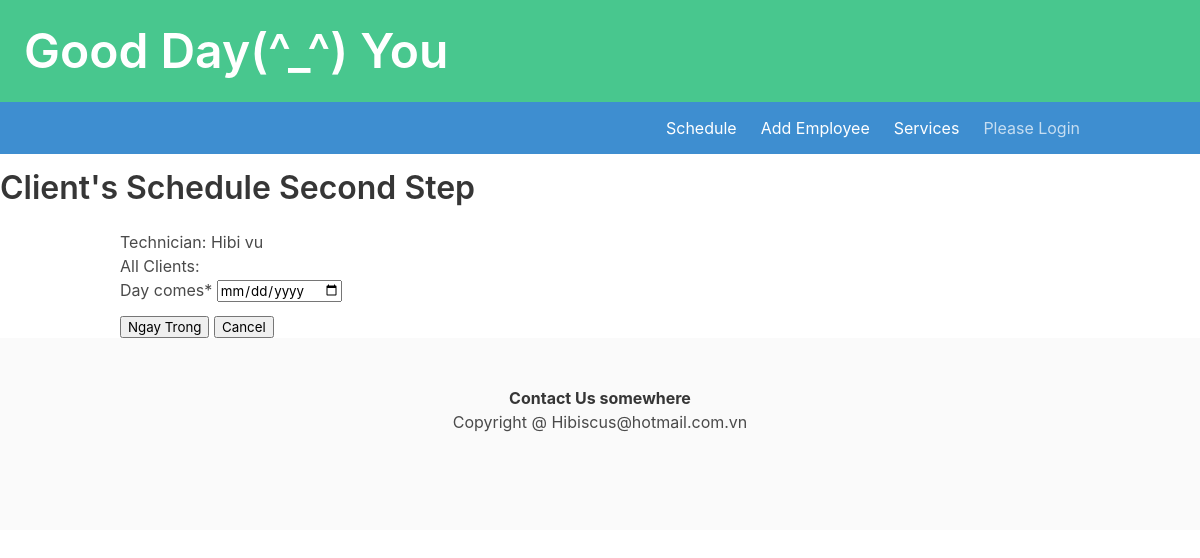
Page /dathen/tech/1/ on the earlier database version.
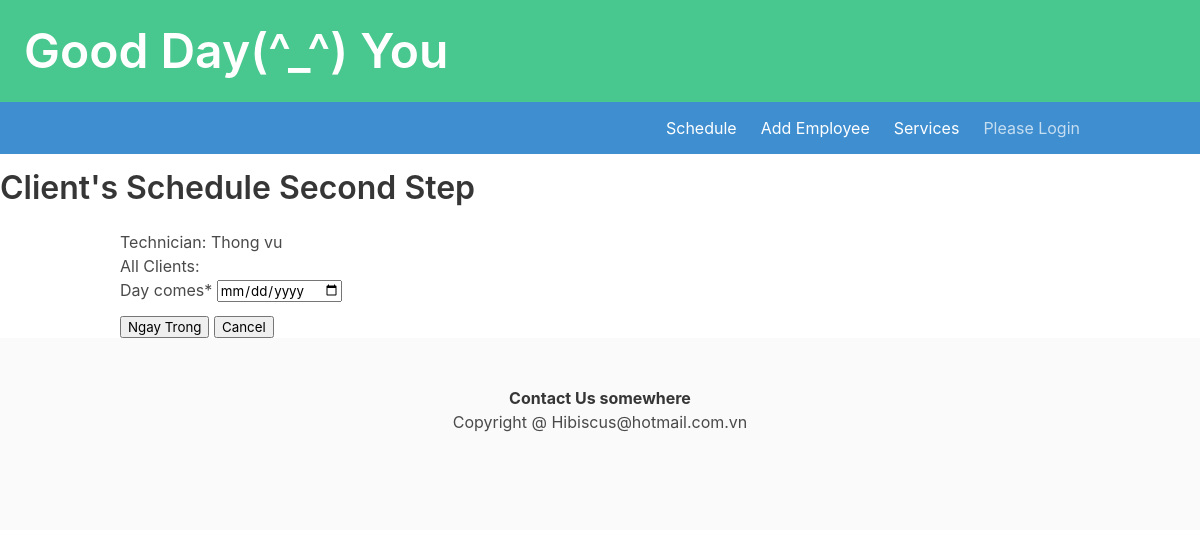
Same page on the later database version.
### ledger/models.py (models this page shows, shortened)
class Technician(models.Model):
    name = models.CharField(max_length=25)
    phone = PhoneNumberField()
    email = models.EmailField(max_length=40, null=True, blank=True)
    owner = models.ForeignKey(settings.AUTH_USER_MODEL, on_delete=models.DO_NOTHING)
    isWork = models.BooleanField(default=False)
    start_work_at = models.TimeField(null=True)
    end_work = models.TimeField(null=True)
    class Meta:
        unique_together = ('name','phone',)
        ordering = ['name']
    def get_clients(self):
        allClients = self.khachs.all()
        return allClients

### datHen/views.py (the view)
# urls.py: path('tech/<int:pk>/', Second.as_view(), name='technician_detail' ),
class Second(View):
    template = 'datHen/second.html'
    success_url = reverse_lazy('datHen:listHen')
    def get(self, request, pk):
        techDetail = get_object_or_404(Technician, id=pk)
        secondForm = SecondStepForm()
        allKhach = techDetail.get_clients()
        ngay = request.GET.get('day_comes')
        hnay = allKhach.filter(day_comes=datetime.today())
        khach_chon = allKhach.filter(day_comes=ngay).order_by('time_at')
        cont = {'techDetail': techDetail,
                'allKhach': allKhach,
                'secondForm': secondForm,
                'hnay': hnay,
                'hen': khach_chon,
            }
        return render(request, self.template, cont)

### datHen/forms.py (shortened to what this page needs)
class SecondStepForm(forms.ModelForm):
    day_comes = forms.DateField(widget=ChonNgay(attrs={'min': date.today()}))
    class Meta:
        model=Khach
        fields = [ 'day_comes', 'time_at','full_name', 'phone', 'email', 'status']

### datHen/templates/datHen/second.html (shortened to what this page needs)
{% extends 'base.html' %}
{% load crispy_forms_tags %}
{% block headding %}
    <h1 class='title'>Client's Schedule Second Step</h1>
{% endblock headding %}
{% block content %}
    <h1>Technician: {{ techDetail.name }}</h1>
    <p>All Clients:</p>
    <form action='' method='get'>
        <div class="table-responsive">
            <div class="form-day">
                {{ secondForm.day_comes | as_crispy_field }}
              </div>
            <input type='submit' value='Ngay Trong'>
            <input type='submit' onclick="window.location='{% url 'ledger:index' %}'; return false; " value='Cancel' >
        </div>
    </form>
{% endblock content %}
{% block footer %}
    <strong>Contact Us somewhere</strong>
{% endblock footer %}

Differences in the rows shown:
changed Technician: name "Hibi vu" → "Thong vu"
